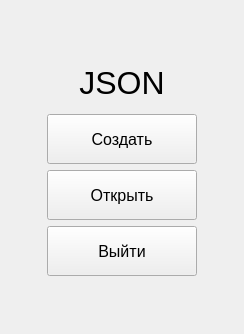
<?xml version="1.0" encoding="UTF-8"?>
<ui version="4.0">
 <class>MainWindow</class>
 <widget class="QMainWindow" name="MainWindow">
  <property name="geometry">
   <rect>
    <x>0</x>
    <y>0</y>
    <width>244</width>
    <height>334</height>
   </rect>
  </property>
  <property name="windowTitle">
   <string>MainWindow</string>
  </property>
  <widget class="QWidget" name="centralwidget">
   <layout class="QGridLayout" name="gridLayout_2">
    <item row="0" column="0">
     <layout class="QGridLayout" name="gridLayout">
      <item row="1" column="0">
       <widget class="QPushButton" name="create_btn">
        <property name="minimumSize">
         <size>
          <width>0</width>
          <height>50</height>
         </size>
        </property>
        <property name="maximumSize">
         <size>
          <width>150</width>
          <height>16777215</height>
         </size>
        </property>
        <property name="font">
         <font>
          <pointsize>12</pointsize>
         </font>
        </property>
        <property name="text">
         <string>Создать</string>
        </property>
       </widget>
      </item>
      <item row="2" column="0">
       <widget class="QPushButton" name="open_btn">
        <property name="minimumSize">
         <size>
          <width>0</width>
          <height>50</height>
         </size>
        </property>
        <property name="maximumSize">
         <size>
          <width>150</width>
          <height>16777215</height>
         </size>
        </property>
        <property name="font">
         <font>
          <pointsize>12</pointsize>
         </font>
        </property>
        <property name="text">
         <string>Открыть</string>
        </property>
       </widget>
      </item>
      <item row="0" column="0">
       <widget class="QLabel" name="label">
        <property name="maximumSize">
         <size>
          <width>16777215</width>
          <height>50</height>
         </size>
        </property>
        <property name="font">
         <font>
          <pointsize>24</pointsize>
         </font>
        </property>
        <property name="text">
         <string>JSON</string>
        </property>
        <property name="scaledContents">
         <bool>false</bool>
        </property>
        <property name="alignment">
         <set>Qt::AlignCenter</set>
        </property>
       </widget>
      </item>
      <item row="3" column="0">
       <widget class="QPushButton" name="exit_btn">
        <property name="minimumSize">
         <size>
          <width>0</width>
          <height>50</height>
         </size>
        </property>
        <property name="maximumSize">
         <size>
          <width>150</width>
          <height>16777215</height>
         </size>
        </property>
        <property name="font">
         <font>
          <pointsize>12</pointsize>
         </font>
        </property>
        <property name="text">
         <string>Выйти</string>
        </property>
       </widget>
      </item>
     </layout>
    </item>
   </layout>
  </widget>
 </widget>
 <resources/>
 <connections/>
</ui>
